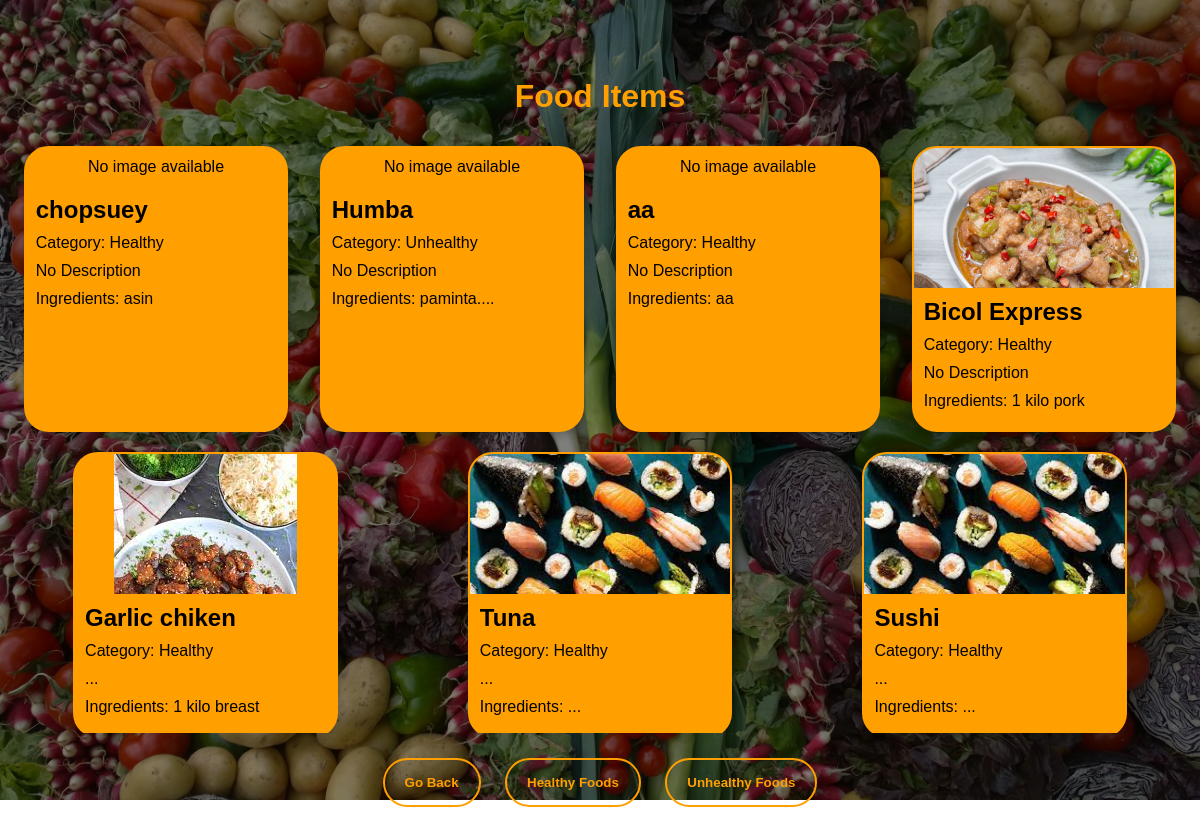
The page /displayFoodItems/ on the database its author committed.
### members/models.py (models this page shows, shortened)
class FoodItem(models.Model):
    name = models.CharField(max_length=255)
    ingredients = models.TextField()
    category = models.CharField(max_length=255, default="Uncategorized")  # Add a default value
    image = models.ImageField(upload_to='img/', default='', blank=False, null=False)
    description = models.TextField(default="No Description")  # Add a description field

### members/views.py (the view)
# urls.py: path('displayFoodItems/', views.display_food_items, name='display_food_items'),
def display_food_items(request):
    food_items = FoodItem.objects.all()  # Change this query to match your model
    return render(request, 'DisplayFoodItems.html', {'food_items': food_items})

### members/templates/DisplayFoodItems.html (shortened to what this page needs)
{% load static %}
<!DOCTYPE html>
<html lang="en">
<head>
    <link rel="stylesheet" type="text/css" href="{% static 'foodItemCards.css' %}">
</head>
<body>
    <div class="content">
        <h1>Food Items</h1>
        <div class="card-container">
            {% for item in food_items %}
                <div class="card">
                    <a href="{% url 'item_page' item.id %}" style="text-decoration: none; color: inherit;">
                        <div class="card-image">
                            {% if item.image %}
                                <img src="{{ item.image.url }}" alt="{{ item.name }}">
                            {% else %}
                                <p>No image available</p>
                            {% endif %}
                        </div>
                        <div class="card-details">
                            <h2>{{ item.name }}</h2>
                            <p>Category: {{ item.category }}</p>
                            <p>{{ item.description }}</p>
                            <p>Ingredients: {{ item.ingredients }}</p>
                        </div>
                    </a>
                </div>
            {% endfor %}
        </div>
        <div class="buttons">
            <a href="{% url 'FoodPage' %}"><button class="food-button">Go Back</button></a>
            <a href="{% url 'healthy_foods' %}"><button class="food-button">Healthy Foods</button></a>
            <a href="{% url 'unhealthy_foods' %}"><button class="food-button">Unhealthy Foods</button></a>
        </div>
    </div>
</body>
</html>

### members/static/foodItemCards.css (style rules this page uses)
html { background-image: linear-gradient(rgba(0, 0, 0, 0.5), rgba(0, 0, 0, 0.5)), url("img/food2.jpg"); background-size: cover; background-repeat: no-repeat; background-position: center; height: 100%; font-family: 'Biome', sans-serif; }
body { display: flex; flex-direction: column; justify-content: center; align-items: center; height: 100vh; overflow: auto; font-family: 'Biome', sans-serif; }
.card { border: 2px solid #FF9F00; border-radius: 25px; margin: 10px; max-width: 345px; background-color: #FF9F00; box-shadow: 0 4px 8px 0 rgba(0, 0, 0, 0.2); overflow: hidden; }
.card-image { max-height: 140px; overflow: hidden; text-align: center; }
.card-image img { max-width: 100%; max-height: 100%; overflow: hidden; }
.card-details { padding: 10px; font-family: 'Biome', sans-serif; }
h1 { color: #FF9F00; text-align: center; }
h2 { font-size: 1.5rem; margin: 0; }
p { font-size: 1rem; margin: 10px 0; }
.card-container { max-height: 70vh; overflow-y: auto; }
.buttons .display-button, .buttons .food-button { width: auto; padding: 15px 20px; border-radius: 25px; font-weight: bold; border: 2px solid #FF9F00; background: transparent; color: #fff; cursor: pointer; position: relative; overflow: hidden; color: #FF9F00; }
.buttons .display-button, .buttons .food-button { margin-left: 10px; margin-right: 10px; }
.buttons { margin-top: 30px; }

### members/templates/DisplayFoodItems.html (style rules this page uses)
.card-container { display: flex; flex-wrap: wrap; justify-content: space-around; }
.card { width: 22%; margin: 10px; }
.buttons { text-align: center; margin-top: 20px; }
.buttons button { margin: 5px; }

### rows shown on the page
FoodItem: image "No image available", name "chopsuey", category "Healthy", description "No Description", ingredients "asin"
FoodItem: image "No image available", name "Humba", category "Unhealthy", description "No Description", ingredients "paminta...."
FoodItem: image "No image available", name "aa", category "Healthy", description "No Description", ingredients "aa"
FoodItem: image (picture), name "Bicol Express", category "Healthy", description "No Description", ingredients "1 kilo pork"
FoodItem: image (picture), name "Garlic chiken", category "Healthy", description "...", ingredients "1 kilo breast"
FoodItem: image (picture), name "Tuna", category "Healthy", description "...", ingredients "..."
FoodItem: image (picture), name "Sushi", category "Healthy", description "...", ingredients "..."
